Frame 1 (no input): blank canvas, image omitted
Frame 60 (no input): blank canvas, image omitted
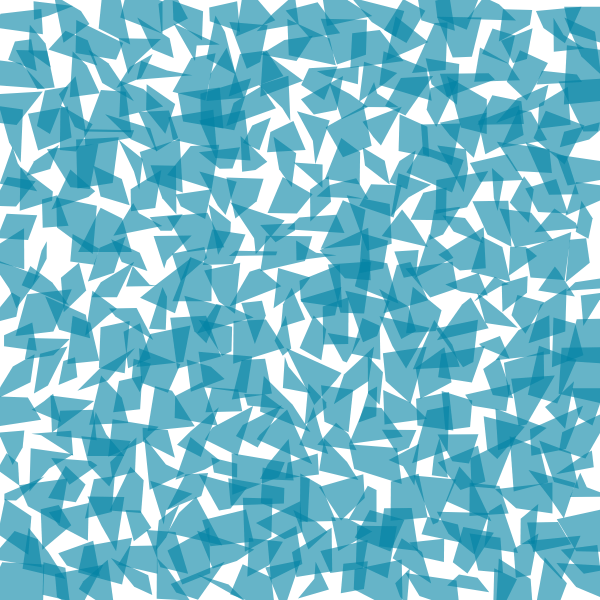
Frame 120 (the mouse pressed at the canvas centre since frame 60)

The p5.js sketch whose frames 1 and 60 were blank and that drew this single picture after the mouse press (run headless with seeded random() and noise() and a simulated clock; from frame 60 on, the mouse is pressed at the canvas centre):

// p5.js sketch
// ── sketch.js
'use strict';

let tileCount = 20;
let actRandomSeed = 0;

let rectSize = 30;

function setup() {
	createCanvas(600, 600);
  colorMode(HSB, 360, 100, 100, 100);
  noStroke();
  fill(192, 100, 64, 60);
}

function draw() {
  clear();

  randomSeed(actRandomSeed);

	for(let gridY = 0; gridY < tileCount; gridY++) {
		for(let gridX = 0; gridX < tileCount; gridX++) {
      let posX = width / tileCount * gridX;
      let posY = height / tileCount * gridY;

      let shiftX1 = mouseX / 20 * random(-1, 1);
      let shiftY1 = mouseY / 20 * random(-1, 1);
      let shiftX2 = mouseX / 20 * random(-1, 1);
      let shiftY2 = mouseY / 20 * random(-1, 1);
      let shiftX3 = mouseX / 20 * random(-1, 1);
      let shiftY3 = mouseY / 20 * random(-1, 1);
      let shiftX4 = mouseX / 20 * random(-1, 1);
      let shiftY4 = mouseY / 20 * random(-1, 1);

      push();
      translate(posX, posY);
      beginShape();
      vertex(shiftX1, shiftY1);
      vertex(rectSize + shiftX2, shiftY2);
      vertex(rectSize + shiftX3, rectSize + shiftY3);
      vertex(shiftX4, rectSize + shiftY4);
      endShape();
      pop();
		}
	}
}

function mousePressed() {
  actRandomSeed = random(100000);
}
